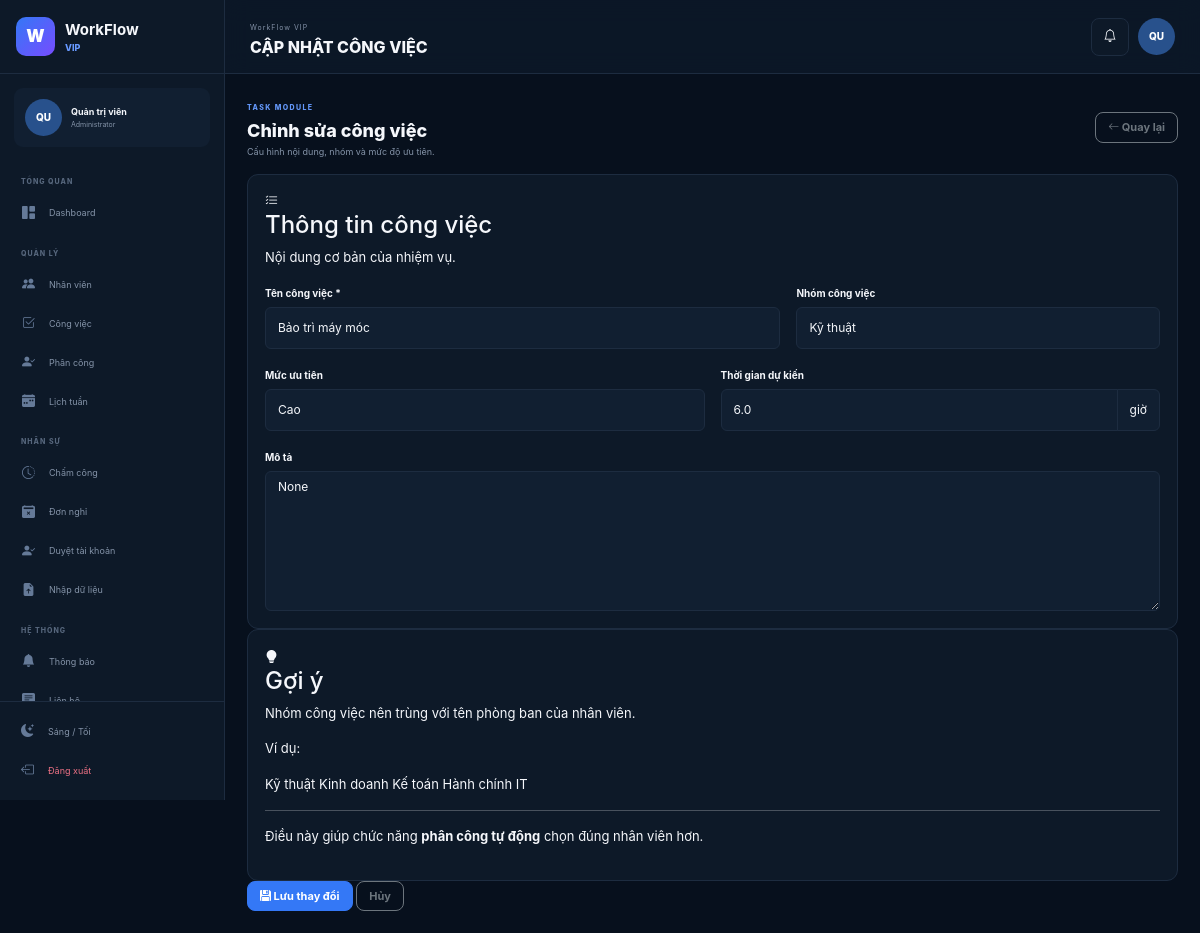
Screenshot of /tasks/2/edit (signed in) with the database file from the repository.
### app/models/user.py (models this page shows, shortened)
class User(UserMixin, db.Model):
    __tablename__ = "users"
    id = db.Column(
        db.Integer,
        primary_key=True
    )
    username = db.Column(
        db.String(80),
        unique=True,
        nullable=False
    )
    password_hash = db.Column(
        db.String(255),
        nullable=False
    )
    full_name = db.Column(
        db.String(120),
        nullable=False
    )
    role = db.Column(
        db.String(30),
        nullable=False,
        default="employee"
    )
    employee_id = db.Column(
        db.Integer,
        db.ForeignKey("employees.id"),
        unique=True,
        nullable=True
    )
    admin_code = db.Column(
        db.String(50),
        nullable=True
    )
    created_at = db.Column(
        db.DateTime,
        nullable=False,
        default=datetime.utcnow
    )
    employee = db.relationship(
        "Employee",
        back_populates="user"
    )

### app/models/task.py (models this page shows, shortened)
class Task(db.Model):
    __tablename__ = "tasks"
    id = db.Column(db.Integer, primary_key=True)
    task_name = db.Column(
        db.String(150),
        nullable=False
    )
    category = db.Column(
        db.String(100),
        nullable=True
    )
    description = db.Column(
        db.Text,
        nullable=True
    )
    priority = db.Column(
        db.String(30),
        nullable=False,
        default="Trung bình"
    )
    estimated_hours = db.Column(
        db.Float,
        nullable=False,
        default=4.0
    )
    schedules = db.relationship(
        "Schedule",
        back_populates="task",
        cascade="all, delete-orphan"
    )

### app/routes/task.py (the view, shortened to what this page needs)
@task_bp.route(
    "/<int:task_id>/edit",
    methods=["GET", "POST"],
)
@login_required
@admin_required
def edit(task_id):
    task = db.session.get(
        Task,
        task_id,
    )
    return render_template(
        "task/form.html",
        task=task,
    )

### app/templates/task/form.html (shortened to what this page needs)
{% extends "base.html" %}
{% block page_title %}
{% if task %}
CẬP NHẬT CÔNG VIỆC
{% else %}
TẠO CÔNG VIỆC
{% endif %}
{% endblock %}
{% block content %}
<div class="module-header">
    <div>
        <span class="dashboard-eyebrow">
            TASK MODULE
        </span>
        <h3>
            {% if task %}
            Chỉnh sửa công việc
            {% else %}
            Tạo công việc mới
            {% endif %}
        </h3>
        <p>
            Cấu hình nội dung,
            nhóm và mức độ ưu tiên.
        </p>
    </div>
    <a
        href="{{ url_for('task.index') }}"
        class="btn btn-outline-secondary"
    >
        <i class="bi bi-arrow-left"></i>
        Quay lại
    </a>
</div>
<form method="post">
    <div class="task-form-grid">
        <section class="form-section-card">
            <div class="form-section-title">
                <div class="form-section-icon icon-blue">
                    <i class="bi bi-list-check"></i>
                </div>
                <div>
                    <h4>
                        Thông tin công việc
                    </h4>
                    <p>
                        Nội dung cơ bản của nhiệm vụ.
                    </p>
                </div>
            </div>
            <div class="row g-3">
                <div class="col-md-7">
                    <label class="form-label">
                        Tên công việc
                        <span class="required">
                            *
                        </span>
                    </label>
                    <input
                        type="text"
                        class="form-control"
                        name="task_name"
                        placeholder="Ví dụ: Bảo trì hệ thống"
                        value="{{ task.task_name if task else '' }}"
                        required
                    >
                </div>
                <div class="col-md-5">
                    <label class="form-label">
                        Nhóm công việc
                    </label>
                    <input
                        type="text"
                        class="form-control"
                        name="category"
                        placeholder="Ví dụ: Kỹ thuật"
                        value="{{ task.category if task else '' }}"
                    >
                </div>
                <div class="col-md-6">
                    <label class="form-label">
                        Mức ưu tiên
                    </label>
                    <select
                        class="form-select"
                        name="priority"
                    >
                        <option
                            value="Cao"
                            {% if task and task.priority == "Cao" %}
                            selected
                            {% endif %}
                        >
                            Cao
                        </option>
                    </select>
                </div>
                <div class="col-md-6">
                    <label class="form-label">
                        Thời gian dự kiến
                    </label>
                    <div class="input-group">
                        <input
                            type="number"
                            class="form-control"
                            name="estimated_hours"
                            min="0.5"
                            step="0.5"
                            value="{{ task.estimated_hours if task else 4 }}"
                            required
                        >
                        <span class="input-group-text">
                            giờ
                        </span>
                    </div>
                </div>
                <div class="col-12">
                    <label class="form-label">
                        Mô tả
                    </label>
                    <textarea
                        class="form-control"
                        name="description"
                        rows="7"
                        placeholder="Nhập mô tả chi tiết công việc..."
                    >{{ task.description if task else '' }}</textarea>
                </div>
            </div>
        </section>
        <aside class="task-form-side">
            <div class="form-section-card">
                <div class="task-form-help-icon">
                    <i class="bi bi-lightbulb-fill"></i>
                </div>
                <h4>
                    Gợi ý
                </h4>
                <p>
                    Nhóm công việc nên trùng
                    với tên phòng ban của nhân viên.
                </p>
                <p>
                    Ví dụ:
                </p>
                <div class="task-example-list">
                    <span>
                        Kỹ thuật
                    </span>
                    <span>
                        Kinh doanh
                    </span>
                    <span>
                        Kế toán
                    </span>
                    <span>
                        Hành chính
                    </span>
                    <span>
                        IT
                    </span>
                </div>
                <hr>
                <p>
                    Điều này giúp chức năng
                    <strong>phân công tự động</strong>
                    chọn đúng nhân viên hơn.
                </p>
            </div>
            <div class="task-form-buttons">
                <button
                    type="submit"
                    class="btn btn-primary"
                >
                    <i class="bi bi-floppy-fill"></i>
                    {% if task %}
                    Lưu thay đổi
                    {% else %}
                    Tạo công việc
                    {% endif %}
                </button>
                <a
                    href="{{ url_for('task.index') }}"
                    class="btn btn-outline-secondary"
                >
                    Hủy
                </a>
            </div>
        </aside>
    </div>
</form>
{% endblock %}

### app/templates/base.html (shortened to what this page needs)
<!DOCTYPE html>
<html lang="vi" data-theme="dark">
<head>
    <link
        href="https://cdn.jsdelivr.net/npm/bootstrap@5.3.3/dist/css/bootstrap.min.css"
        rel="stylesheet"
    >
    <link
        href="https://cdn.jsdelivr.net/npm/bootstrap-icons@1.11.3/font/bootstrap-icons.min.css"
        rel="stylesheet"
    >
    <link
        rel="stylesheet"
        href="{{ url_for('static', filename='css/app.css') }}"
    >
</head>
<body>
{% if current_user.is_authenticated %}
<div class="app-layout">
    <aside class="sidebar">
        <div class="sidebar-brand">
            <div class="brand-logo">
                W
            </div>
            <div>
                <strong>
                    WorkFlow
                </strong>
                <span>
                    VIP
                </span>
            </div>
        </div>
        <div class="sidebar-user">
            <div class="sidebar-avatar">
                {{
                    current_user.full_name[:2]
                    | upper
                }}
            </div>
            <div>
                <strong>
                    {{ current_user.full_name }}
                </strong>
                <span>
                    {% if current_user.role == "admin" %}
                    Administrator
                    {% else %}
                    Employee
                    {% endif %}
                </span>
            </div>
        </div>
        <nav class="sidebar-nav">
            {% if current_user.role == "admin" %}
            <span class="sidebar-section-title">
                TỔNG QUAN
            </span>
            <a
                href="{{ url_for('dashboard.admin') }}"
                class="sidebar-link"
            >
                <i class="bi bi-grid-1x2-fill"></i>
                Dashboard
            </a>
            <span class="sidebar-section-title">
                QUẢN LÝ
            </span>
            <a
                href="{{ url_for('employee.index') }}"
                class="sidebar-link"
            >
                <i class="bi bi-people-fill"></i>
                Nhân viên
            </a>
            <a
                href="{{ url_for('task.index') }}"
                class="sidebar-link"
            >
                <i class="bi bi-check2-square"></i>
                Công việc
            </a>
            <a
                href="{{ url_for('schedule.index') }}"
                class="sidebar-link"
            >
                <i class="bi bi-person-check-fill"></i>
                Phân công
            </a>
            <a
                href="{{ url_for('schedule.week') }}"
                class="sidebar-link"
            >
                <i class="bi bi-calendar-week-fill"></i>
                Lịch tuần
            </a>
            <span class="sidebar-section-title">
                NHÂN SỰ
            </span>
            <a
                href="{{ url_for('schedule.attendance_admin') }}"
                class="sidebar-link"
            >
                <i class="bi bi-clock-history"></i>
                Chấm công
            </a>
            <a
                href="{{ url_for('schedule.leave_admin') }}"
                class="sidebar-link"
            >
                <i class="bi bi-calendar2-x-fill"></i>
                Đơn nghỉ
            </a>
            <a
                href="{{ url_for('employee.approvals') }}"
                class="sidebar-link"
            >
                <i class="bi bi-person-check-fill"></i>
                Duyệt tài khoản
            </a>
            <a
                href="{{ url_for('employee.import_data') }}"
                class="sidebar-link"
            >
                <i class="bi bi-file-earmark-arrow-up-fill"></i>
                Nhập dữ liệu
            </a>
            <span class="sidebar-section-title">
                HỆ THỐNG
            </span>
            <a
                href="{{ url_for('dashboard.notifications') }}"
                class="sidebar-link"
            >
                <i class="bi bi-bell-fill"></i>
                Thông báo
            </a>
            <a
                href="{{ url_for('dashboard.contact') }}"
                class="sidebar-link"
            >
                <i class="bi bi-chat-left-text-fill"></i>
                Liên hệ
            </a>
            {% endif %}
        </nav>
        <div class="sidebar-bottom">
            <button
                type="button"
                class="sidebar-link theme-toggle"
            >
                <i class="bi bi-moon-stars-fill theme-icon"></i>
                Sáng / Tối
            </button>
            <a
                href="{{ url_for('auth.logout') }}"
                class="sidebar-link sidebar-logout"
            >
                <i class="bi bi-box-arrow-left"></i>
                Đăng xuất
            </a>
        </div>
    </aside>
    <main class="main-area">
        <header class="topbar">
            <div>
                <span class="topbar-small">
                    WorkFlow VIP
                </span>
                <h1>
                    {% block page_title %}{% endblock %}
                </h1>
            </div>
            <div class="topbar-right">
                <a
                    href="{{ url_for('dashboard.notifications') }}"
                    class="topbar-button"
                >
                    <i class="bi bi-bell"></i>
                </a>
                <div class="topbar-avatar">
                    {{
                        current_user.full_name[:2]
                        | upper
                    }}
                </div>
            </div>
        </header>
        <section class="page-content">
            {% block content %}
            {% endblock %}
        </section>
    </main>
</div>
{% endif %}
</body>
</html>

### rows the page displays
User: full_name "QU", full_name "Quản trị viên"
Task: task_name "Bảo trì máy móc", category "Kỹ thuật", priority "Cao", estimated_hours "6.0", description "None"
